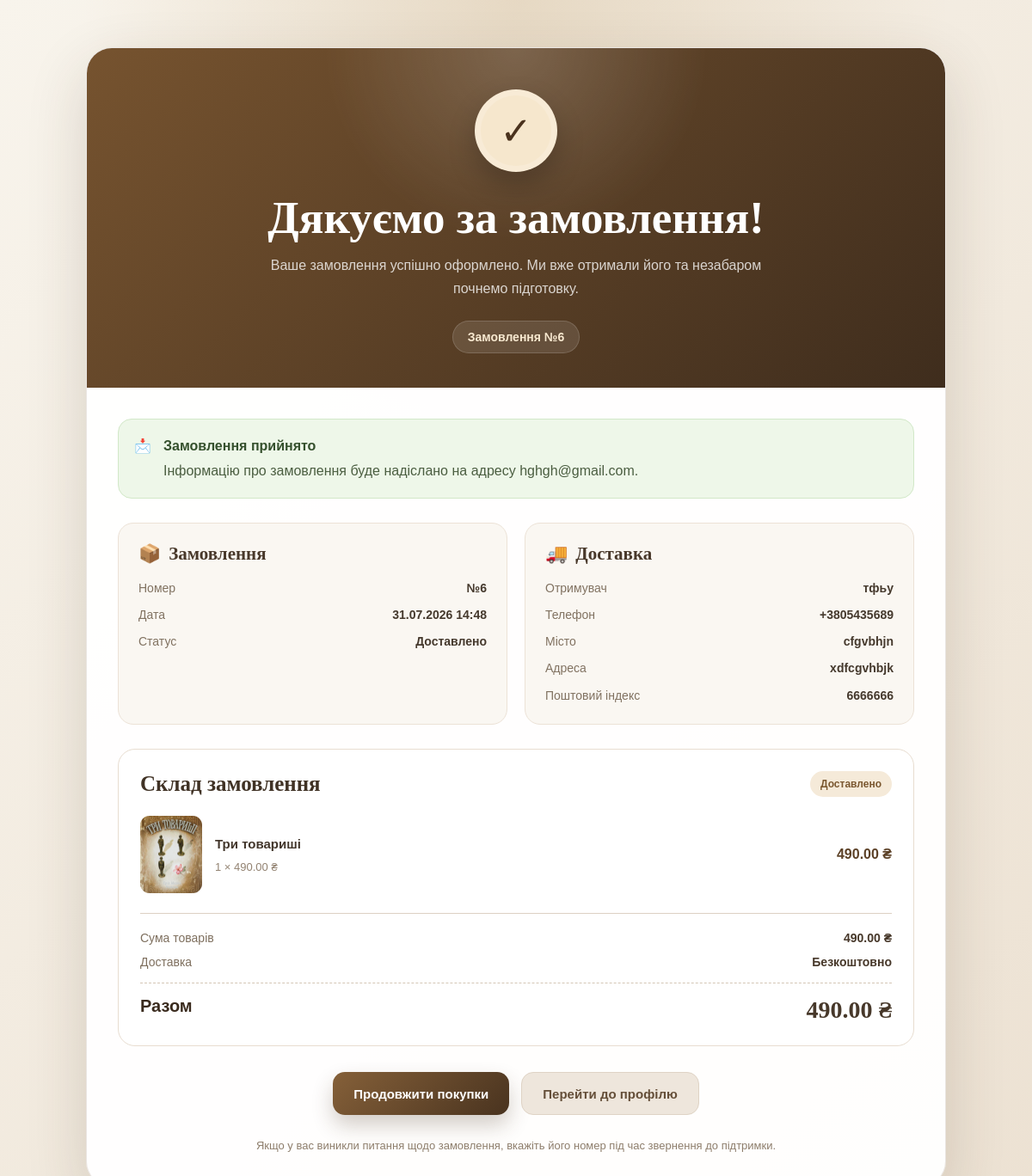
The app's page /checkout/success/6/ (signed in) with its own data.
### orders/models.py (models this page shows, shortened)
class Order(models.Model):
    user = models.ForeignKey(
        settings.AUTH_USER_MODEL,
        on_delete=models.CASCADE,
        related_name='orders',
        verbose_name='Користувач',
    )
    coupon = models.ForeignKey(
        Coupon,
        on_delete = models.SET_NULL,
        null = True,
        blank=True,
        related_name='orders',
        verbose_name='Промокод'
    )
    status = models.CharField(
        'Статус',
        max_length=20,
        choices=OrderStatus.choices,
        default=OrderStatus.PENDING,
        db_index=True,
    )
    subtotal = models.DecimalField(
        'Сума товарів',
        max_digits=12,
        decimal_places=2,
        default=Decimal(0.00),
    )
    discount_amount = models.DecimalField(
        'Знижка',
        max_digits=12,
        decimal_places=2,
        default=Decimal(0.00),
    )
    total = models.DecimalField(
        'Загальна сума',
        max_digits=12,
        decimal_places=2,
        default=Decimal(0.00),
    )
    payment_method = models.CharField(
        'Спосіб оплати',
        max_length=20,
        choices=PaymentMethod.choices,
        default=PaymentMethod.CARD
    )
    estimated_delivery_date = models.DateTimeField(
        'Орієнтовна дата доставки',
        blank=True,
        null=True,
    )
    created_at = models.DateTimeField(
        'Дата створення',
        auto_now_add=True,
        db_index=True,
    )
    updated_at = models.DateTimeField(
        'Дата оновлення',
        auto_now=True,
    )
    class Meta:
        ordering = ['-created_at']
        verbose_name = 'Замовлення'
        verbose_name_plural = 'Замовлення'

class ShippingAddress(models.Model):
    order = models.OneToOneField(
        Order,
        on_delete=models.CASCADE,
        related_name='shipping_address',
        verbose_name='Замовлення',
    )
    recipient_name = models.CharField(
        'Ім’я та прізвище',
        max_length=150,
    )
    recipient_email = models.EmailField(
        'Email',
        max_length=150,
    )
    phone = models.CharField(
        'Телефон',
        max_length=20,
    )
    city = models.CharField(
        'Місто',
        max_length=100,
    )
    postal_code = models.CharField(
        'Поштовий індекс',
        max_length=10,
        blank=True,
    )
    address_line = models.CharField(
        'Адреса або номер відділення',
        max_length=255,
    )
    comment = models.TextField(
        'Коментар до доставки',
        blank=True,
    )
    class Meta:
        verbose_name = 'Адреса доставки'
        verbose_name_plural = 'Адреси доставки'

class OrderItem(models.Model):
    order = models.ForeignKey(
        Order,
        on_delete=models.CASCADE,
        related_name='items',
        verbose_name='Замовлення',
    )
    product = models.ForeignKey(
        Product,
        on_delete=models.PROTECT,
        related_name='order_items',
        verbose_name='Товар',
    )
    product_name = models.CharField(
        'Назва товару',
        max_length=200,
    )
    price = models.DecimalField(
        'Ціна за одиницю',
        max_digits=12,
        decimal_places=2,
    )
    quantity = models.PositiveIntegerField(
        'Кількість',
        default=1,
    )
    class Meta:
        constraints = [
            models.UniqueConstraint(
                fields=['order', 'product'],
                name='unique_product_in_order',
            ),
        ]
        verbose_name = 'Позиція замовлення'
        verbose_name_plural = 'Позиції замовлення'
    @property
    def total_price(self):
        return self.price * self.quantity

### store/models.py (models this page shows, shortened)
class Product(models.Model):
    category = models.ForeignKey(Category, on_delete=models.CASCADE, related_name='products')
    name = models.CharField(max_length=100, unique=True)
    description = models.TextField(max_length=500)
    price = models.DecimalField(max_digits=10, decimal_places=2)
    genre = models.CharField(max_length=100)
    stock = models.PositiveIntegerField(default=0)
    is_available = models.BooleanField(default=True)
    created_at = models.DateField(auto_now_add=True)
    author = models.CharField(max_length=200)
    main_image = models.ImageField(
        upload_to='products/%Y/%m/%d/',
        validators=[
            FileExtensionValidator(
                allowed_extensions=['jpg', 'jpeg', 'png', 'webp']
            )
        ],
        help_text='Дозволені формати: JPG, JPEG, PNG, WebP',
        blank=True,
        null=True
    )
    is_featured = models.BooleanField(default=False)
    class Meta:
        verbose_name = 'Book'
        verbose_name_plural = 'Books'
        ordering = ['name' ]

### checkout/views.py (the view)
@login_required
def checkout_success(request, order_id):
    order = get_object_or_404(
        Order.objects
        .select_related(
            'user',
            'shipping_address',
        )
        .prefetch_related(
            'items__product',
        ),
        id=order_id,
        user=request.user,
    )
    return render(
        request,
        'checkout/checkout_success.html',
        {
            'order': order,
        }
    )

### cart/context_processors.py (called while the page is built)
def cart(request):
    return {
        'cart' : Cart(request)
    }

### store/context_processors.py (called while the page is built, shortened)
def recently_viewed_products(request):
    product_ids = request.session.get('recently_viewed', [])
    if not product_ids:
        return {
            'recently_viewed_products': [],
        }

### checkout/templates/checkout/checkout_success.html (shortened to what this page needs)
{% load static %}
<!DOCTYPE html>
<html lang="uk">
<head>
</head>
<body>
<main class="success-page">
    <section class="success-card">
        <header class="success-header">
            <div class="success-icon">
                ✓
            </div>
            <h1>Дякуємо за замовлення!</h1>
            <p>
                Ваше замовлення успішно оформлено.
                Ми вже отримали його та незабаром почнемо підготовку.
            </p>
            <div class="order-number">
                Замовлення №{{ order.id }}
            </div>
        </header>
        <div class="success-content">
            <div class="status-message">
                <span>📩</span>
                <div>
                    <strong>Замовлення прийнято</strong>
                    Інформацію про замовлення буде надіслано на
                    адресу {{ order.shipping_address.recipient_email }}.
                </div>
            </div>
            <div class="info-grid">
                <section class="info-card">
                    <h2>
                        <span>📦</span>
                        Замовлення
                    </h2>
                    <div class="info-list">
                        <div class="info-row">
                            <span>Номер</span>
                            <strong>№{{ order.id }}</strong>
                        </div>
                        <div class="info-row">
                            <span>Дата</span>
                            <strong>
                                {{ order.created_at|date:"d.m.Y H:i" }}
                            </strong>
                        </div>
                        <div class="info-row">
                            <span>Статус</span>
                            <strong>
                                {{ order.get_status_display }}
                            </strong>
                        </div>
                    </div>
                </section>
                <section class="info-card">
                    <h2>
                        <span>🚚</span>
                        Доставка
                    </h2>
                    <div class="info-list">
                        <div class="info-row">
                            <span>Отримувач</span>
                            <strong>
                                {{ order.shipping_address.recipient_name }}
                            </strong>
                        </div>
                        <div class="info-row">
                            <span>Телефон</span>
                            <strong>
                                {{ order.shipping_address.phone }}
                            </strong>
                        </div>
                        <div class="info-row">
                            <span>Місто</span>
                            <strong>
                                {{ order.shipping_address.city }}
                            </strong>
                        </div>
                        <div class="info-row">
                            <span>Адреса</span>
                            <strong>
                                {{ order.shipping_address.address_line }}
                            </strong>
                        </div>
                        {% if order.shipping_address.postal_code %}
                            <div class="info-row">
                                <span>Поштовий індекс</span>
                                <strong>
                                    {{ order.shipping_address.postal_code }}
                                </strong>
                            </div>
                        {% endif %}
                    </div>
                </section>
            </div>
            <section class="order-section">
                <div class="order-section-title">
                    <h2>Склад замовлення</h2>
                    <span class="order-status">
                        {{ order.get_status_display }}
                    </span>
                </div>
                <div class="order-products">
                    {% for item in order.items.all %}
                        <div class="order-product">
                            {% if item.product.main_image %}
                                <img
                                    src="{{ item.product.main_image.url }}"
                                    alt="{{ item.product_name }}"
                                    class="product-image"
                                >
                            {% else %}
                                <div class="product-image-placeholder">
                                    📖
                                </div>
                            {% endif %}
                            <div>
                                <p class="product-name">
                                    {{ item.product_name }}
                                </p>
                                <span class="product-quantity">
                                    {{ item.quantity }} ×
                                    {{ item.price }} ₴
                                </span>
                            </div>
                            <div class="product-total">
                                {{ item.total_price }} ₴
                            </div>
                        </div>
                    {% empty %}
                        <p>Позиції замовлення відсутні.</p>
                    {% endfor %}
                </div>
                <div class="order-totals">
                    <div class="total-row">
                        <span>Сума товарів</span>
                        <strong>{{ order.subtotal }} ₴</strong>
                    </div>
                    <div class="total-row">
                        <span>Доставка</span>
                        <strong>Безкоштовно</strong>
                    </div>
                    <div class="total-row final-total">
                        <span>Разом</span>
                        <strong>{{ order.total }} ₴</strong>
                    </div>
                </div>
            </section>
            <div class="success-actions">
                <a
                    href="{% url 'store:home' %}"
                    class="button button-primary"
                >
                    Продовжити покупки
                </a>
                <a
                    href="{% url 'users:profile' %}"
                    class="button button-secondary"
                >
                    Перейти до профілю
                </a>
            </div>
            <p class="support-note">
                Якщо у вас виникли питання щодо замовлення,
                вкажіть його номер під час звернення до підтримки.
            </p>
        </div>
    </section>
</main>
</body>
</html>

### records on screen
Order: id "6", shipping_address.recipient_email "hghgh@gmail.com", created_at "31.07.2026 14:48", status "Доставлено", shipping_address.recipient_name "тфьу", shipping_address.phone "+3805435689", shipping_address.city "cfgvbhjn", shipping_address.address_line "xdfcgvhbjk", shipping_address.postal_code "6666666", subtotal "490.00", total "490.00"
OrderItem: product.main_image (picture), product_name "Три товариші", quantity "1", price "490.00", total_price "490.00"
